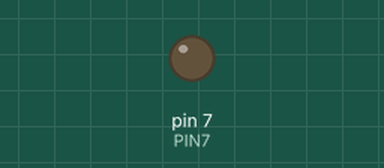
Recording of a sketch running on a simulated Arduino Uno, built with avr-gcc and run on an emulated ATmega328P. Parts: output pins drawn as LEDs (lit = HIGH).

Above: at 0.1 s.
At 3.3 s:
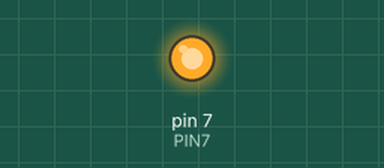
Timing chart, 0 to 4.8 s (numbered marks = the images above):
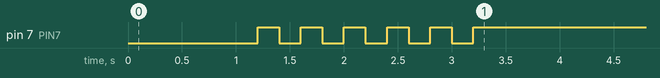

The sketch:

05_practice_2.ino
```cpp
#define PIN7 7
void setup() {
pinMode(PIN7, OUTPUT);
digitalWrite(PIN7, LOW);
delay(1000);
digitalWrite(PIN7, LOW);
delay(200);
digitalWrite(PIN7, HIGH);
delay(200);
digitalWrite(PIN7, LOW);
delay(200);
digitalWrite(PIN7, HIGH);
delay(200);
digitalWrite(PIN7, LOW);
delay(200);
digitalWrite(PIN7, HIGH);
delay(200);
digitalWrite(PIN7, LOW);
delay(200);
digitalWrite(PIN7, HIGH);
delay(200);
digitalWrite(PIN7, LOW);
delay(200);
digitalWrite(PIN7, HIGH);
delay(200);
digitalWrite(PIN7, LOW);
delay(200);
}
void loop() {
digitalWrite(PIN7, HIGH);
}
```

Measured:
- by itself, pin 7 (PIN7): alternates HIGH for 0.20 s and LOW for 0.20 s, 10 changes in all, then stays HIGH
